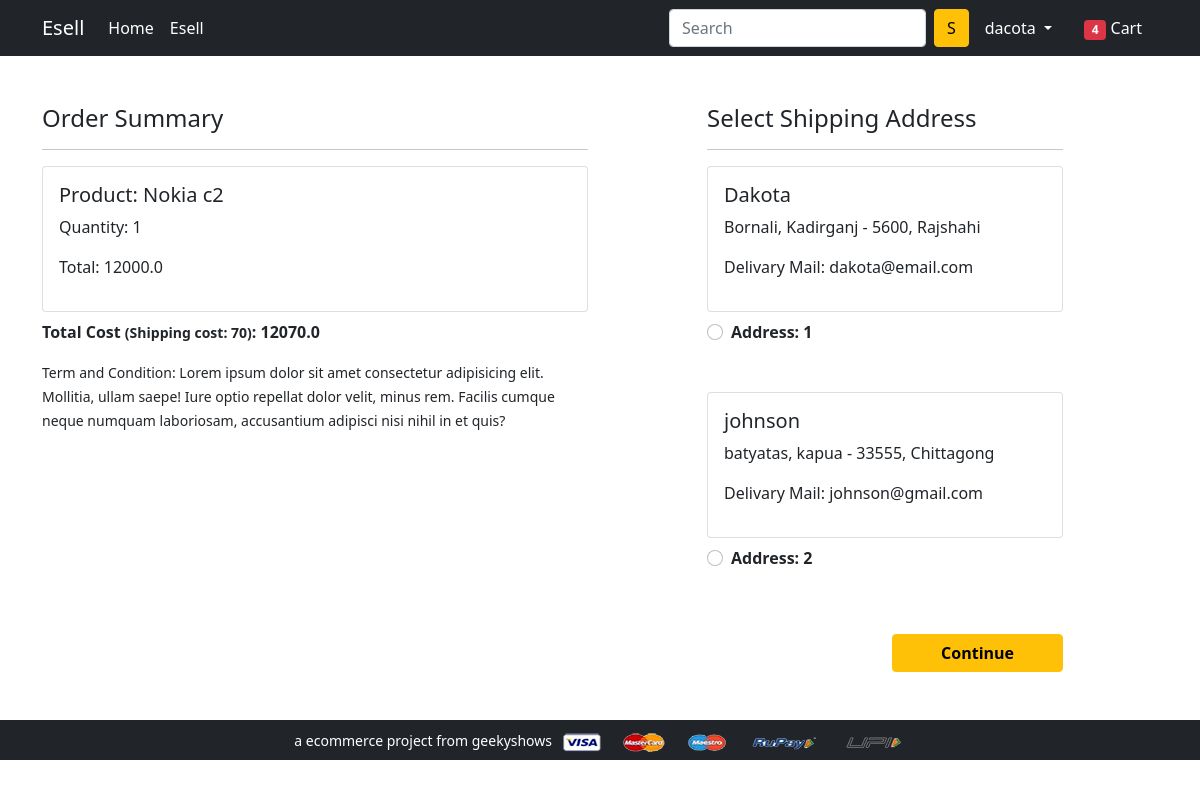
The page /checkout/ (signed in) on the database its author committed.
### esell/models.py (models this page shows, shortened)
class Cart(models.Model):
    user = models.ForeignKey(User, on_delete=models.CASCADE)
    product = models.ForeignKey(Product, on_delete=models.CASCADE)
    quantity = models.PositiveIntegerField(default=1)
    @property
    def single_total_cost(self):
        return self.quantity * self.product.discounted_price

class Product(models.Model):
    title = models.CharField(max_length=100)
    selling_price = models.FloatField()
    discounted_price = models.FloatField()
    description = models.TextField()
    brand = models.CharField(max_length=100)
    category = models.CharField(choices=CATEGORY_CHOICES, max_length=50)
    product_image = models.ImageField(upload_to='product_img')

class Customer(models.Model):
    user = models.ForeignKey(User, on_delete=models.CASCADE)
    name = models.CharField(max_length=200)
    delivary_mail = models.EmailField(max_length=254)
    district = models.CharField( max_length=50)
    village = models.CharField(max_length=100)
    postal = models.IntegerField()
    division = models.CharField(choices=Division_CHOICES, max_length=50)

### esell/views.py (the view)
# urls.py: path('checkout/', views.checkout, name='checkout'),
@login_required
def checkout(request):
    user = request.user
    addr = Customer.objects.filter(user=user)
    cart_item = Cart.objects.filter(user=user)
    amount = 0.0
    shipping_amount = 70.0
    total_amount = 0.0
    cart_product = [p for p in Cart.objects.all() if p.user == request.user]
    if cart_product:
        for p in cart_product:
            single_amount = (p.quantity * p.product.discounted_price)
            amount += single_amount
        total_amount = amount + shipping_amount
    return render(request, 'esell/checkout.html', {'addr': addr, 'total_amount': total_amount, 'cart_item':cart_item})

### templates/esell/checkout.html (shortened to what this page needs)
{% extends 'esell/base.html' %}
{% load static %}
{% block main-content %}
<div class="container">
 <div class="row mt-5">
  <div class="col-sm-6">
    <h4>Order Summary</h4>
    <hr>
    {% for item in cart_item %}
      <div class="card mb-2">
        <div class="card-body">
          <h5>Product: {{item.product.title}}</h5>
          <p>Quantity: {{ item.quantity}}</p>
          <p>Total: {{item.single_total_cost}}</p>
        </div>
      </div>
      {% endfor %}
      <p class="fw-bold"> Total Cost <small>(Shipping cost: 70)</small>: {{total_amount}} </p>
    <small>Term and Condition: Lorem ipsum dolor sit amet consectetur adipisicing elit. Mollitia, ullam saepe! Iure optio repellat dolor velit, minus rem. Facilis cumque neque numquam laboriosam, accusantium adipisci nisi nihil in et quis?</small>
  </div>
  <div class="col-sm-4 offset-sm-1">
    <h4>Select Shipping Address</h4>
    <hr>
    <form action="/esell/paymentdone">
      {% for add in addr %}
      <div class="card">
        <div class="card-body">
        <h5> {{ add.name }}</h5>
        <p>{{ add.village }}, {{ add.district }} - {{ add.postal }}, {{ add.division }}</p>
        <p> Delivary Mail: {{ add.delivary_mail }}</p>
        </div>
      </div>
        <div class="form-check mt-2 mb-5">
          <input class="form-check-input" type="radio" name="custid" id="custaddr{{forloop.counter}}" value="{{add.id}}">
          <label class="form-check-label fw-bold" for="">
            Address: {{forloop.counter}} </label>
        </div>
        {% endfor %}
        <div class="text-end">
          <button type="submit" class="btn btn-warning mt-3 px-5 fw-bold">Continue</button>
        </div>
      </form>
    </div>
  </div>
</div>
{% endblock main-content %}

### templates/esell/base.html (shortened to what this page needs)
<!doctype html>
{% load static %}
<html lang="en">
  <head>
    <link href="https://cdn.jsdelivr.net/npm/bootstrap@5.0.0-beta1/dist/css/bootstrap.min.css" rel="stylesheet">
    <link rel="stylesheet" href="{% static 'esell/css/owl.carousel.min.css' %}">
    <link rel="stylesheet" href="{% static 'esell/css/all.min.css' %}">
    <link rel="stylesheet" href="{% static 'esell/css/style.css' %}">
  </head>
  <body>
    <nav class="navbar navbar-expand-lg navbar-dark bg-dark">
     <div class="container">
       <a class="navbar-brand" href="/">Esell</a>
       <div class="collapse navbar-collapse" id="navbarSupportedContent">
         <ul class="navbar-nav me-auto mb-2 mb-lg-0">
           <li class="nav-item">
             <a class="nav-link active" aria-current="page" href="/">Home</a>
           </li>
           <li class="nav-item">
            <a class="nav-link active" aria-current="page" href="/esell/">Esell</a>
          </li>
         </ul>
         <form class="d-flex">
           <input class="form-control me-2" type="search" placeholder="Search" aria-label="Search">
           <button class="btn btn-warning" type="submit">S</button>
         </form>
         <div>
          <ul class="navbar-nav me-auto mb-2 mb-lg-0">
            {% if request.user.is_authenticated %}
           <li class="nav-item dropdown mx-2">
              <a class="nav-link dropdown-toggle text-white" href="#" id="profileDropdown" role="button" data-bs-toggle="dropdown" aria-expanded="false">
                {{request.user.username}}
              </a>
            </li>
            <li class="nav-item mx-2">
             <a href="{% url 'show-cart' %}" class="nav-link text-white"><span class="badge bg-danger">4</span> Cart </a>
            </li>
            {% endif %}
          </ul>
         </div>
       </div>
     </div>
    </nav>
    {% block main-content %} {% endblock main-content %}
    <footer class="container-fluid bg-dark text-center p-2 mt-5">
        <small class="text-white">a ecommerce project from geekyshows </small>
        <img src="{% static 'esell/images/payment.png' %}" alt="" srcset="" class="img-fluid" height="2px">
    </footer>
  </body>
</html>

### rows shown on the page
Cart: product "Nokia c2", quantity "1", single_total_cost "12000.0"
Customer: name "Dakota", village "Bornali", district "Kadirganj", postal "5600", division "Rajshahi", delivary_mail "dakota@email.com"
Customer: name "johnson", village "batyatas", district "kapua", postal "33555", division "Chittagong", delivary_mail "johnson@gmail.com"

### other values the page prints
{{ request.user.username }} "dacota"
{{ total_amount }} "12070.0"
